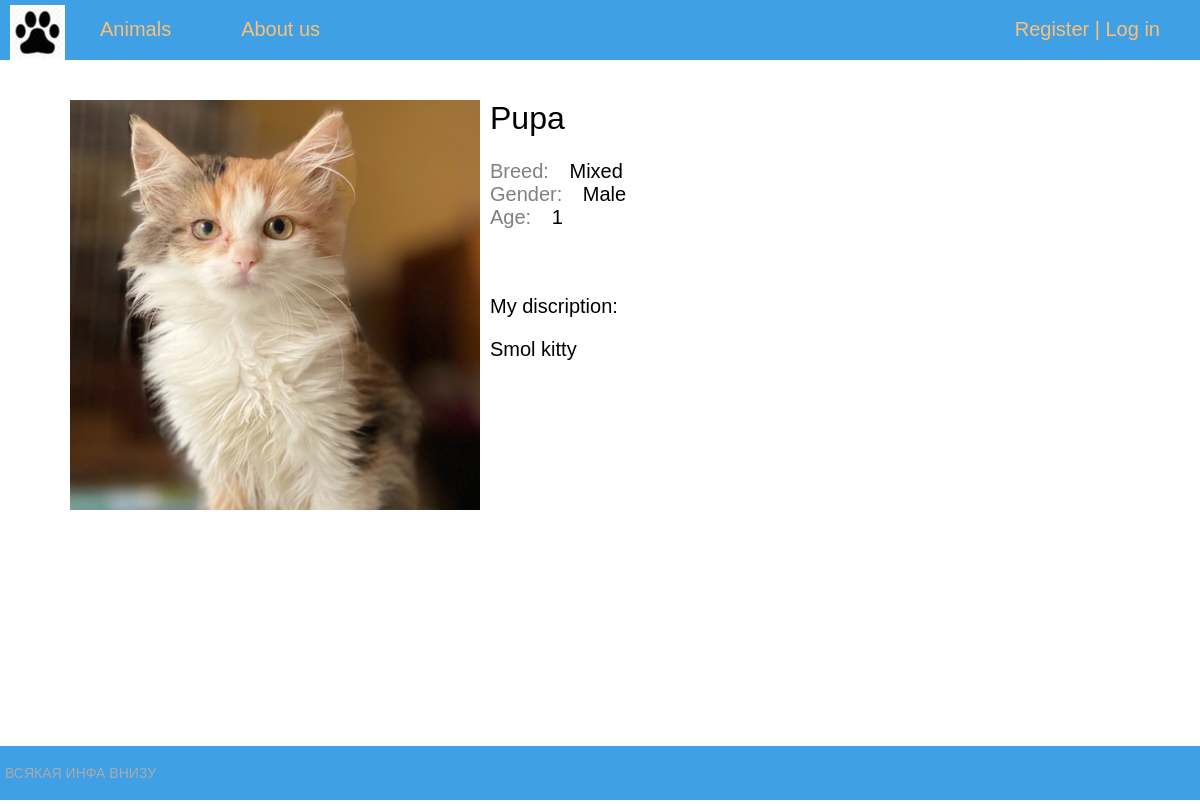
The app's page /animals/1/, older data.
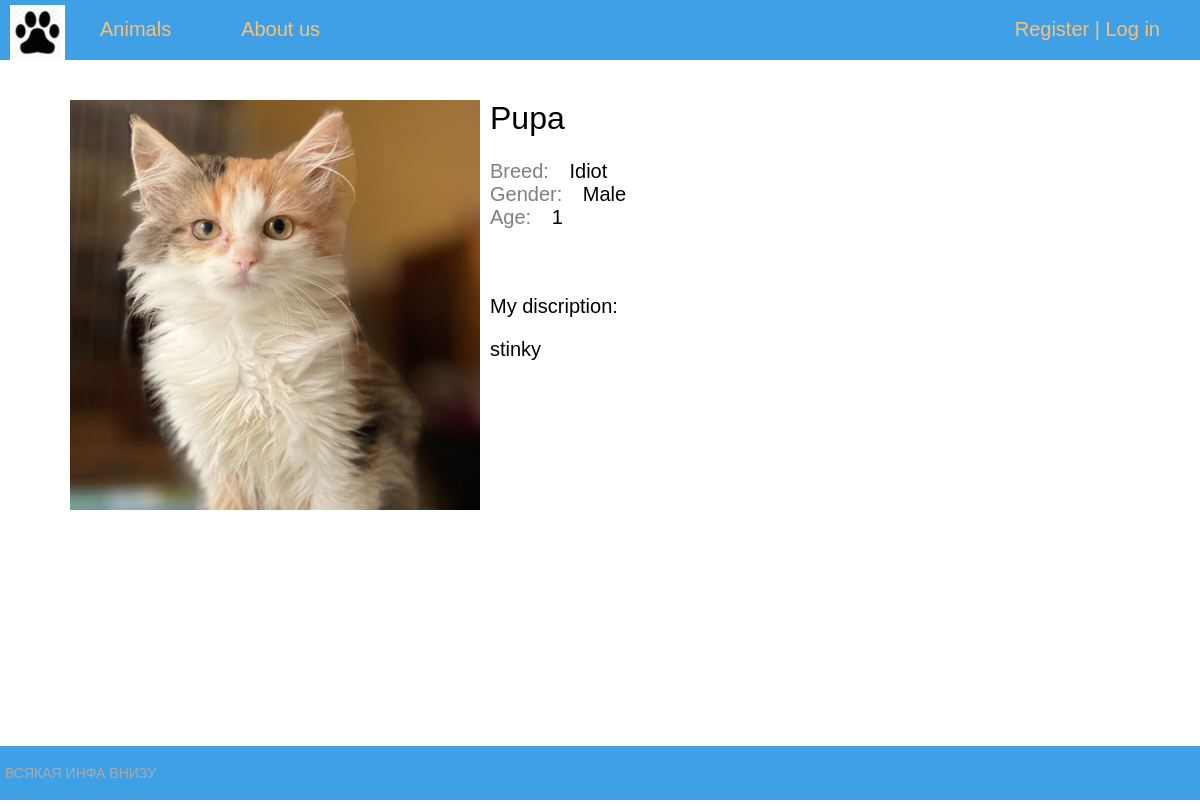
The same page, newer data.
### shelter/models.py (models this page shows, shortened)
class Animal(models.Model):
    name = models.CharField(max_length=30, default="")
    kind = models.CharField(max_length=15)
    breed = models.CharField(max_length=50)
    age = models.IntegerField(default="")
    color = models.CharField(max_length=50)
    gender = models.CharField(max_length=10)
    discription = models.TextField()
    photo = models.ImageField(upload_to='photos/%Y/%m/%d')
    added = models.DateTimeField(auto_now_add=True)
    edited = models.DateTimeField(auto_now=True)
    def __str__(self):
        return self.name
    class Meta:
        ordering = ('-added',)

### shelter/views.py (the view)
# urls.py: path('animals/<int:animalid>/', AnimalProfile.as_view(), name='animal'),
class AnimalProfile(DataMixin, DetailView):
    model = Animal
    template_name = 'shelter/animal_profile.html'
    pk_url_kwarg = 'animalid'
    context_object_name = 'animal'
    def get_context_data(self, *, object_list=None, **kwargs):
        context = super().get_context_data(**kwargs)
        context['title'] = context['animal']
        context['menu'] = menu
        return context

### shelter/templates/shelter/animal_profile.html (shortened to what this page needs)
{% extends 'shelter/base.html' %}
{% block content %}
<div class="container">
    <img img class="animal-img" src="{{ animal.photo.url }}">
    <div class="animal-name">
        {{ animal.name }}
    </div>
    <br>
    <div class="row">
        <div class="animal-info">Breed:&nbsp</div>
        <div class="animal-spec">{{ animal.breed }}</div>
    </div>
    <div class="row">
        <div class="animal-info">Gender:&nbsp</div>
        <div class="animal-spec">{{ animal.gender }}</div>
    </div>
    <div class="row">
        <div class="animal-info">Age:&nbsp</div>
        <div class="animal-spec">{{ animal.age }}</div>
    </div>
    <br>
    <br>
    <p>My discription:</p>
    <div class="animal-spec">{{ animal.discription }}</div>
</div>
{% endblock content %}

Row changes from the older to the newer data that the page shows:
changed Animal "Pupa": breed "Mixed" → "Idiot"; discription "Smol kitty" → "stinky"
